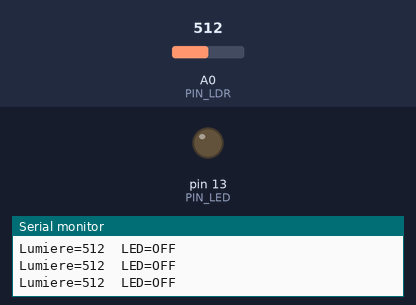
The sketch below on a simulated Arduino Uno, built with avr-gcc and run on an emulated ATmega328P. Parts: output pins drawn as LEDs (lit = HIGH), the last lines printed to the serial monitor. The inputs (shaded band) are chosen by the test bench; at power-on: A0 (PIN_LDR) = 512.

Above: at 1.2 s.
1.3 s: A0 (PIN_LDR) set to 283
2.8 s: A0 (PIN_LDR) set to 258
At 4.2 s:
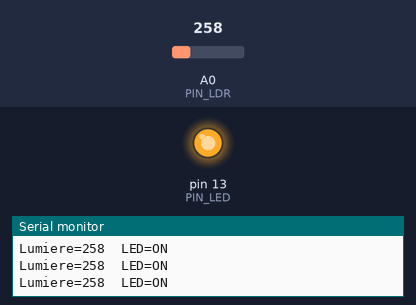
4.5 s: A0 (PIN_LDR) set to 319
6.0 s: A0 (PIN_LDR) set to 347
At 6.8 s:
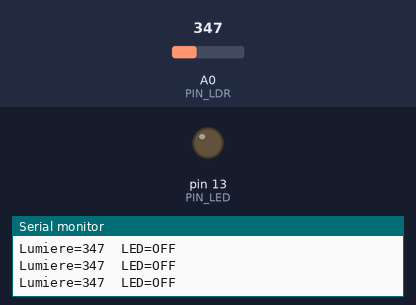
7.5 s: A0 (PIN_LDR) set to 122
At 8.0 s:
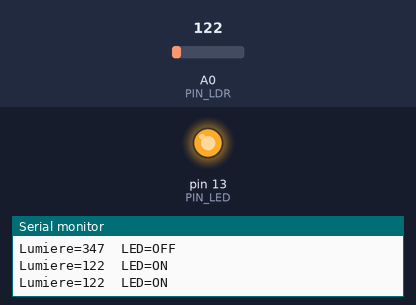
Timing chart, 0 to 10.0 s (numbered marks = the images above; inputs shaded):
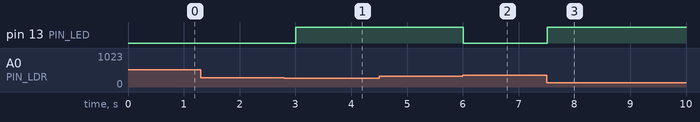

Measured:
- the behaviour switches between 270 and 269 on A0 (PIN_LDR) (found by bisection; images 0 and 1)
- the behaviour switches between 330 and 331 on A0 (PIN_LDR) (found by bisection; images 1 and 2)
- after the input at 2.8 s, pin 13 (PIN_LED): LOW → HIGH after 0.21 s
- after the input at 6.0 s, pin 13 (PIN_LED): HIGH → LOW at once
- after the input at 7.5 s, pin 13 (PIN_LED): LOW → HIGH at once

The sketch:

06_LDR_Luminosite.ino
```cpp
/*
 * =====================================================================
 *  Arduino Lab Nexus v6.1.0 STABLE  -  LDR Luminosité
 * =====================================================================
 *  Explication : Photorésistance en pont diviseur ; allume une LED quand il fait sombre.
 *  Carte       : Arduino UNO / Nano (ATmega328P) - compatible Mega
 *  Moniteur    : 9600 bauds
 *
 *  Câblage :
 *   Arduino 5V     -> LDR patte 1
 *   Arduino A0     -> LDR patte 2 + R10k vers GND
 *   Arduino GND    -> R10k
 *   Arduino D13    -> LED anode via 220 ohms
 *   Arduino GND    -> LED cathode
 *
 *  Bibliothèques requises (arduino-cli lib install "...") : aucune
 * =====================================================================
 */
// @libs:

const uint8_t PIN_LDR = A0;
const uint8_t PIN_LED = 13;
const int SEUIL_SOMBRE = 300;     // à ajuster selon la pièce
const int HYSTERESIS   = 30;      // évite le scintillement autour du seuil

bool ledAllumee = false;

void setup() {
  pinMode(PIN_LED, OUTPUT);
  Serial.begin(9600);
  Serial.println(F("[06] LDR pret"));
}

void loop() {
  int lum = analogRead(PIN_LDR);      // plus c'est clair, plus la valeur est haute
  if (!ledAllumee && lum < SEUIL_SOMBRE - HYSTERESIS) ledAllumee = true;
  if ( ledAllumee && lum > SEUIL_SOMBRE + HYSTERESIS) ledAllumee = false;
  digitalWrite(PIN_LED, ledAllumee);
  Serial.print(F("Lumiere=")); Serial.print(lum);
  Serial.print(F("  LED=")); Serial.println(ledAllumee ? F("ON") : F("OFF"));
  delay(250);
}
```
